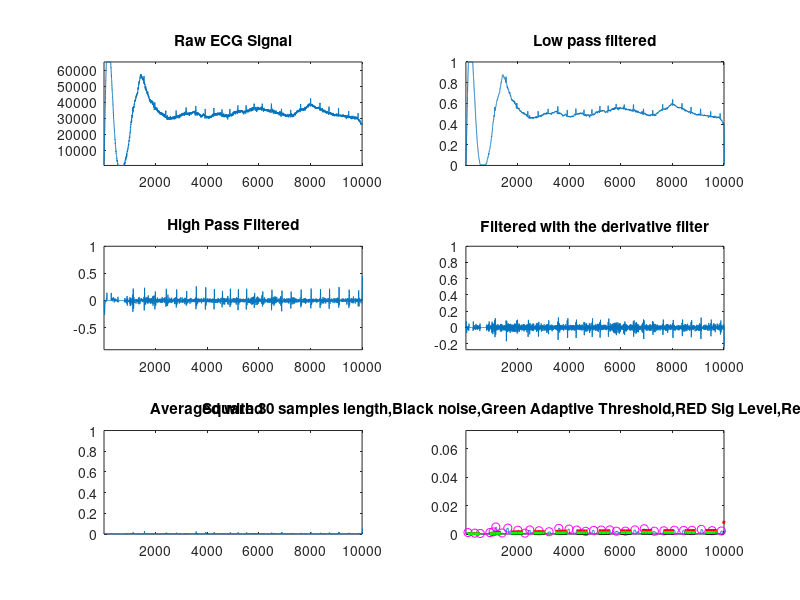
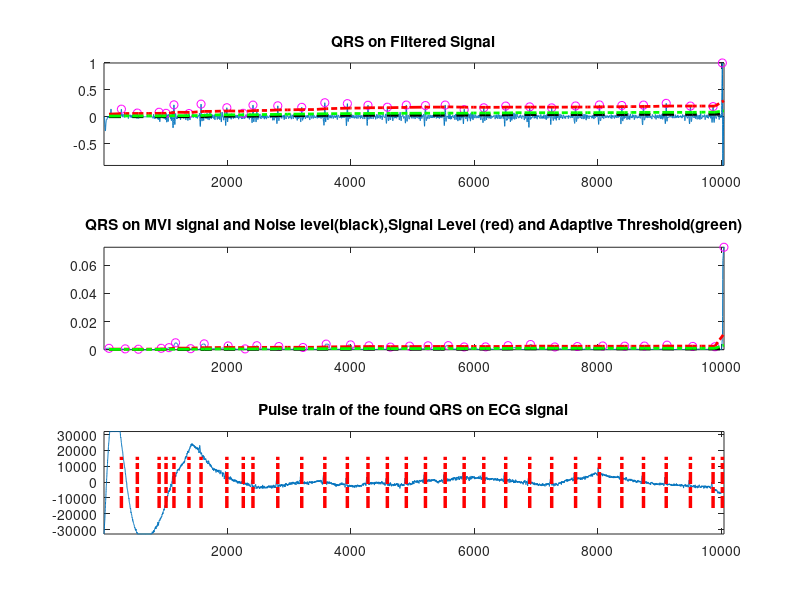

Write MATLAB code to recreate these figures, in order.
clear all
clc
close all
mat=load('sample_data.mat');
ecg= mat.sample_data;
fs=500;
gr=1;
% function [qrs_amp_raw,qrs_i_raw,delay]=pan_tompkin(ecg,fs,gr)

ecg = ecg(:); % vectorize
%% Initialize
qrs_c =[]; %amplitude of R
qrs_i =[]; %index
SIG_LEV = 0; 
nois_c =[];
nois_i =[];
delay = 0;
skip = 0; % becomes one when a T wave is detected
not_nois = 0; % it is not noise when not_nois = 1
selected_RR =[]; % Selected RR intervals
m_selected_RR = 0;
mean_RR = 0;
qrs_i_raw =[];
qrs_amp_raw=[];
ser_back = 0; 
test_m = 0;
SIGL_buf = [];
NOISL_buf = [];
THRS_buf = [];
SIGL_buf1 = [];
NOISL_buf1 = [];
THRS_buf1 = [];
%% Plot differently based on filtering settings
if gr
 if fs == 500
  figure,  ax(1)=subplot(321);plot(ecg);axis tight;title('Raw ECG Signal');
 else
  figure,  ax(1)=subplot(3,2,[1 2]);plot(ecg);axis tight;title('Raw ECG Signal');
 end
end    
%% Noise cancelation(Filtering) % Filters (Filter in between 5-15 Hz)
if fs == 500
%% Low Pass Filter  H(z) = ((1 - z^(-6))^2)/(1 - z^(-1))^2
b = [1 0 0 0 0 0 -2 0 0 0 0 0 1];
a = [1 -2 1];
h_l = filter(b,a,[1 zeros(1,12)]); 
ecg_l = conv (ecg ,h_l);
ecg_l = ecg_l/ max( abs(ecg_l));
delay = 6; %based on the paper
if gr
ax(2)=subplot(322);plot(ecg_l);axis tight;title('Low pass filtered');
end
%% High Pass filter H(z) = (-1+32z^(-16)+z^(-32))/(1+z^(-1))
b = [-1 0 0 0 0 0 0 0 0 0 0 0 0 0 0 0 32 -32 0 0 0 0 0 0 0 0 0 0 0 0 0 0 1];
a = [1 -1];
h_h = filter(b,a,[1 zeros(1,32)]); 
ecg_h = conv (ecg_l ,h_h);
ecg_h = ecg_h/ max( abs(ecg_h));
delay = delay + 16; % 16 samples for highpass filtering
if gr
ax(3)=subplot(323);plot(ecg_h);axis tight;title('High Pass Filtered');
end
else
%% bandpass filter for Noise cancelation of other sampling frequencies(Filtering)
f1=0.1; %cuttoff low frequency to get rid of baseline wander
f2=40; %cuttoff frequency to discard high frequency noise
Wn=[f1 f2]*2/fs; % cutt off based on fs
N = 6; % order of 3 less processing
[a,b] = butter(N,Wn); %bandpass filtering
ecg_h = filtfilt(a,b,ecg);
ecg_h = ecg_h/ max(abs(ecg_h));
if gr
ax(3)=subplot(323);plot(ecg_h);axis tight;title('Band Pass Filtered');
end
end
%% derivative filter H(z) = (1/8T)(-z^(-2) - 2z^(-1) + 2z + z^(2))
h_d = [-1 -2 0 2 1]*(1/8);%1/8*fs
ecg_d = conv (ecg_h ,h_d);
ecg_d = ecg_d/max(ecg_d);
delay = delay + 2; % delay of derivative filter 2 samples
if gr
ax(4)=subplot(324);plot(ecg_d);axis tight;title('Filtered with the derivative filter');
end
%% Squaring nonlinearly enhance the dominant peaks
ecg_s = ecg_d.^2;
if gr
ax(5)=subplot(325);plot(ecg_s);axis tight;title('Squared');
end
%% Moving average Y(nt) = (1/N)[x(nT-(N - 1)T)+ x(nT - (N - 2)T)+...+x(nT)]
ecg_m = conv(ecg_s ,ones(1 ,round(0.150*fs))/round(0.150*fs));
delay = delay + 15;
if gr
ax(6)=subplot(326);plot(ecg_m);axis tight;title('Averaged with 30 samples length,Black noise,Green Adaptive Threshold,RED Sig Level,Red circles QRS adaptive threshold');
axis tight;
end

[pks,locs] = findpeaks(ecg_m,'MINPEAKDISTANCE',round(0.2*fs));
%% initialize the training phase (2 seconds of the signal) to determine the THR_SIG and THR_NOISE
THR_SIG = max(ecg_m(1:2*fs))*1/3; % 0.25 of the max amplitude 
THR_NOISE = mean(ecg_m(1:2*fs))*1/2; % 0.5 of the mean signal is considered to be noise
SIG_LEV= THR_SIG;
NOISE_LEV = THR_NOISE;
%% Initialize bandpath filter threshold(2 seconds of the bandpass signal)
THR_SIG1 = max(ecg_h(1:2*fs))*1/3; % 0.25 of the max amplitude 
THR_NOISE1 = mean(ecg_h(1:2*fs))*1/2; %
SIG_LEV1 = THR_SIG1; % Signal level in Bandpassed filter
NOISE_LEV1 = THR_NOISE1; % Noise level in Bandpassed filter
%% Thresholding and online desicion rule
for i = 1 : length(pks)
   %% locate the corresponding peak in the filtered signal 
    if locs(i)-round(0.150*fs)>= 1 && locs(i)<= length(ecg_h)
          [y_i x_i] = max(ecg_h(locs(i)-round(0.150*fs):locs(i)));
       else
          if i == 1
            [y_i x_i] = max(ecg_h(1:locs(i)));
            ser_back = 1;
          elseif locs(i)>= length(ecg_h)
            [y_i x_i] = max(ecg_h(locs(i)-round(0.150*fs):end));
          end
        
     end
  %% update the heart_rate (Two heart rate means one the most recent and the other selected)
    if length(qrs_c) >= 9 
        diffRR = diff(qrs_i(end-8:end)); %calculate RR interval
        mean_RR = mean(diffRR); % calculate the mean of 8 previous R waves interval
        comp =qrs_i(end)-qrs_i(end-1); %latest RR
        if comp <= 0.92*mean_RR || comp >= 1.16*mean_RR
            % lower down thresholds to detect better in MVI
                THR_SIG = 0.5*(THR_SIG);
                %THR_NOISE = 0.5*(THR_SIG);  
               % lower down thresholds to detect better in Bandpass filtered 
                THR_SIG1 = 0.5*(THR_SIG1);
                %THR_NOISE1 = 0.5*(THR_SIG1); 
                
        else
            m_selected_RR = mean_RR; %the latest regular beats mean
        end 
          
    end
      %% calculate the mean of the last 8 R waves to make sure that QRS is not
       % missing(If no R detected , trigger a search back) 1.66*mean
       if m_selected_RR
           test_m = m_selected_RR; %if the regular RR availabe use it   
       elseif mean_RR && m_selected_RR == 0
           test_m = mean_RR;   
       else
           test_m = 0;
       end
    if test_m
          if (locs(i) - qrs_i(end)) >= round(1.66*test_m)% it shows a QRS is missed 
              [pks_temp,locs_temp] = max(ecg_m(qrs_i(end)+ round(0.200*fs):locs(i)-round(0.200*fs))); % search back and locate the max in this interval
              locs_temp = qrs_i(end)+ round(0.200*fs) + locs_temp -1; %location 
             
              if pks_temp > THR_NOISE
               qrs_c = [qrs_c pks_temp];
               qrs_i = [qrs_i locs_temp];
              
               % find the location in filtered sig
               if locs_temp <= length(ecg_h)
                [y_i_t x_i_t] = max(ecg_h(locs_temp-round(0.150*fs):locs_temp));
               else
                [y_i_t x_i_t] = max(ecg_h(locs_temp-round(0.150*fs):end));
               end
               % take care of bandpass signal threshold
               if y_i_t > THR_NOISE1       
                      qrs_i_raw = [qrs_i_raw locs_temp-round(0.150*fs)+ (x_i_t - 1)];% save index of bandpass 
                      qrs_amp_raw =[qrs_amp_raw y_i_t]; %save amplitude of bandpass 
                      SIG_LEV1 = 0.25*y_i_t + 0.75*SIG_LEV1; %when found with the second thres 
               end
               not_nois = 1;
               SIG_LEV = 0.25*pks_temp + 0.75*SIG_LEV ;  %when found with the second threshold             
             end 
              
          else
              not_nois = 0;
              
          end
    end
    %%  find noise and QRS peaks
    if pks(i) >= THR_SIG
        
                 % if a QRS candidate occurs within 360ms of the previous QRS
                 % ,the algorithm determines if its T wave or QRS
                 if length(qrs_c) >= 3
                      if (locs(i)-qrs_i(end)) <= round(0.3600*fs)
                        Slope1 = mean(diff(ecg_m(locs(i)-round(0.075*fs):locs(i)))); %mean slope of the waveform at that position
                        Slope2 = mean(diff(ecg_m(qrs_i(end)-round(0.075*fs):qrs_i(end)))); %mean slope of previous R wave
                             if abs(Slope1) <= abs(0.5*(Slope2))  % slope less then 0.5 of previous R
                                 nois_c = [nois_c pks(i)];
                                 nois_i = [nois_i locs(i)];
                                 skip = 1; % T wave identification
                                 % adjust noise level in both filtered and
                                 % MVI
                                 NOISE_LEV1 = 0.125*y_i + 0.875*NOISE_LEV1;
                                 NOISE_LEV = 0.125*pks(i) + 0.875*NOISE_LEV; 
                             else
                                 skip = 0;
                             end
                      end
                 end
        if skip == 0  % skip is 1 when a T wave is detected       
        qrs_c = [qrs_c pks(i)];
        qrs_i = [qrs_i locs(i)];
        % bandpass filter check threshold
         if y_i >= THR_SIG1
                        if ser_back 
                           qrs_i_raw = [qrs_i_raw x_i];  % save index of bandpass 
                        else
                           qrs_i_raw = [qrs_i_raw locs(i)-round(0.150*fs)+ (x_i - 1)];% save index of bandpass 
                        end
                           qrs_amp_raw =[qrs_amp_raw y_i];% save amplitude of bandpass 
          SIG_LEV1 = 0.125*y_i + 0.875*SIG_LEV1;% adjust threshold for bandpass filtered sig
         end
         
        % adjust Signal level
        SIG_LEV = 0.125*pks(i) + 0.875*SIG_LEV ;
        end
    elseif THR_NOISE <= pks(i) && pks(i)<THR_SIG
        
         %adjust Noise level in filtered sig
         NOISE_LEV1 = 0.125*y_i + 0.875*NOISE_LEV1;
         %adjust Noise level in MVI
         NOISE_LEV = 0.125*pks(i) + 0.875*NOISE_LEV; 
    elseif pks(i) < THR_NOISE
        nois_c = [nois_c pks(i)];
        nois_i = [nois_i locs(i)];
        
        % noise level in filtered signal
        NOISE_LEV1 = 0.125*y_i + 0.875*NOISE_LEV1;
        %end
        
         %adjust Noise level in MVI
        NOISE_LEV = 0.125*pks(i) + 0.875*NOISE_LEV;    
    end
    %% adjust the threshold with SNR
    if NOISE_LEV ~= 0 || SIG_LEV ~= 0
        THR_SIG = NOISE_LEV + 0.25*(abs(SIG_LEV - NOISE_LEV));
        THR_NOISE = 0.5*(THR_SIG);
    end
    
    % adjust the threshold with SNR for bandpassed signal
    if NOISE_LEV1 ~= 0 || SIG_LEV1 ~= 0
        THR_SIG1 = NOISE_LEV1 + 0.25*(abs(SIG_LEV1 - NOISE_LEV1));
        THR_NOISE1 = 0.5*(THR_SIG1);
    end
    
% take a track of thresholds of smoothed signal
SIGL_buf = [SIGL_buf SIG_LEV];
NOISL_buf = [NOISL_buf NOISE_LEV];
THRS_buf = [THRS_buf THR_SIG];
% take a track of thresholds of filtered signal
SIGL_buf1 = [SIGL_buf1 SIG_LEV1];
NOISL_buf1 = [NOISL_buf1 NOISE_LEV1];
THRS_buf1 = [THRS_buf1 THR_SIG1];
    
 skip = 0; %reset parameters
 not_nois = 0; %reset parameters
 ser_back = 0;  %reset bandpass param   
end
if gr
hold on,scatter(qrs_i,qrs_c,'m');
hold on,plot(locs,NOISL_buf,'--k','LineWidth',2);
hold on,plot(locs,SIGL_buf,'--r','LineWidth',2);
hold on,plot(locs,THRS_buf,'--g','LineWidth',2);
%if ax(:)
linkaxes(ax,'x');
zoom on;
%end
end
%% overlay on the signals
if gr
figure,az(1)=subplot(311);plot(ecg_h);title('QRS on Filtered Signal');axis tight;
hold on,scatter(qrs_i_raw,qrs_amp_raw,'m');
hold on,plot(locs,NOISL_buf1,'LineWidth',2,'Linestyle','--','color','k');
hold on,plot(locs,SIGL_buf1,'LineWidth',2,'Linestyle','-.','color','r');
hold on,plot(locs,THRS_buf1,'LineWidth',2,'Linestyle','-.','color','g');
az(2)=subplot(312);plot(ecg_m);title('QRS on MVI signal and Noise level(black),Signal Level (red) and Adaptive Threshold(green)');axis tight;
hold on,scatter(qrs_i,qrs_c,'m');
hold on,plot(locs,NOISL_buf,'LineWidth',2,'Linestyle','--','color','k');
hold on,plot(locs,SIGL_buf,'LineWidth',2,'Linestyle','-.','color','r');
hold on,plot(locs,THRS_buf,'LineWidth',2,'Linestyle','-.','color','g');
az(3)=subplot(313);plot(ecg-mean(ecg));title('Pulse train of the found QRS on ECG signal');axis tight;
line(repmat(qrs_i_raw,[2 1]),repmat([min(ecg-mean(ecg))/2; max(ecg-mean(ecg))/2],size(qrs_i_raw)),'LineWidth',2.5,'LineStyle','-.','Color','r');
linkaxes(az,'x');
zoom on;
end
